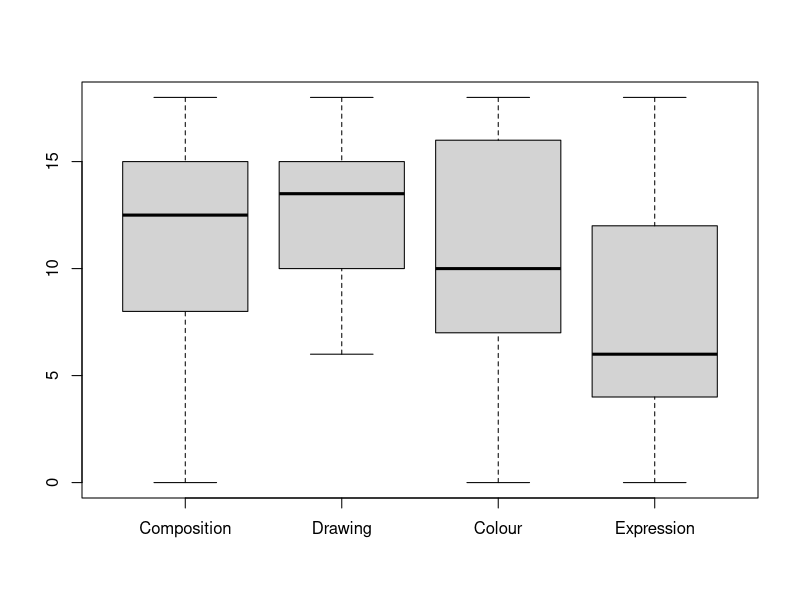
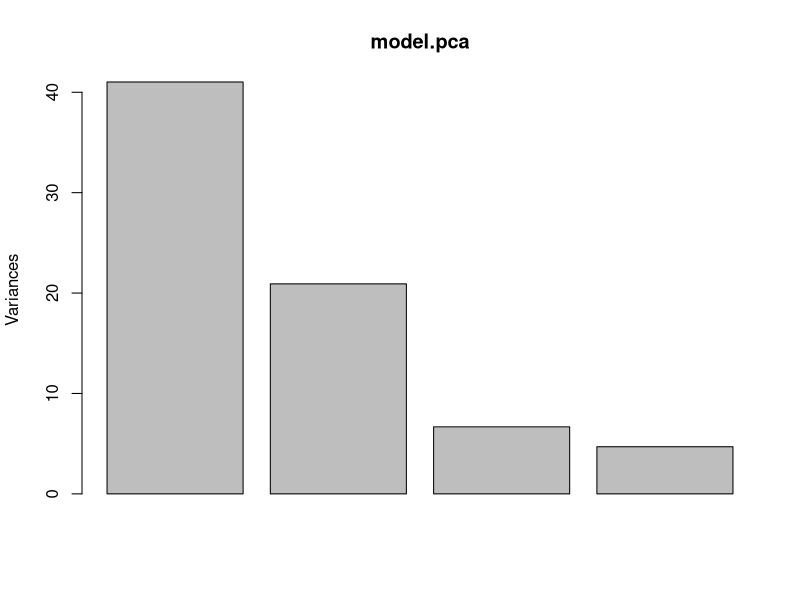
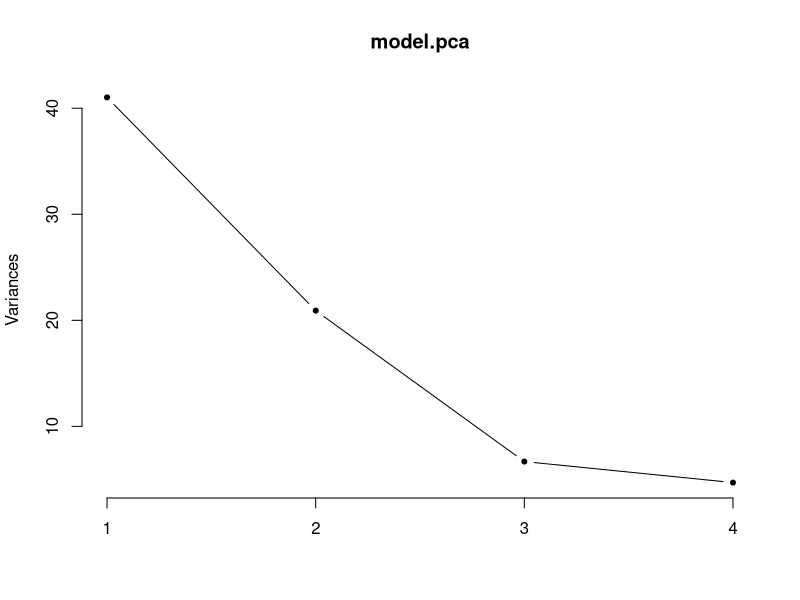
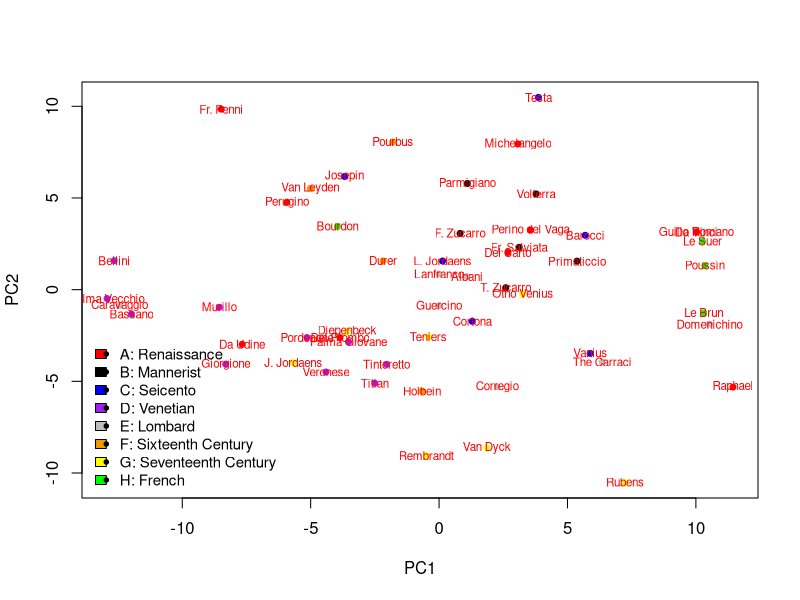
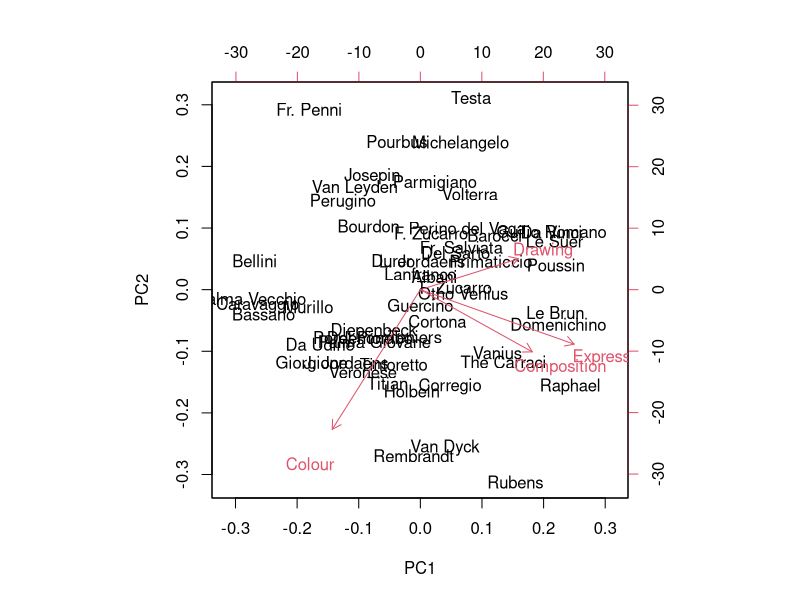
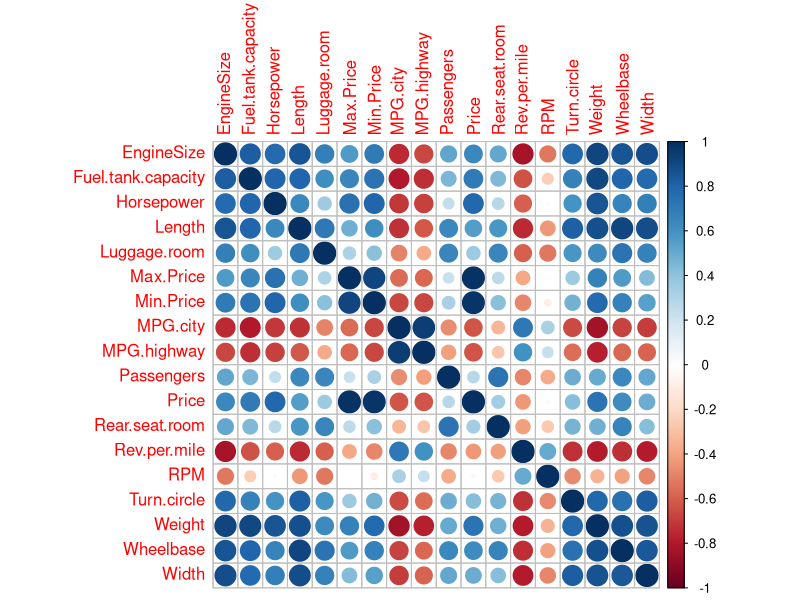
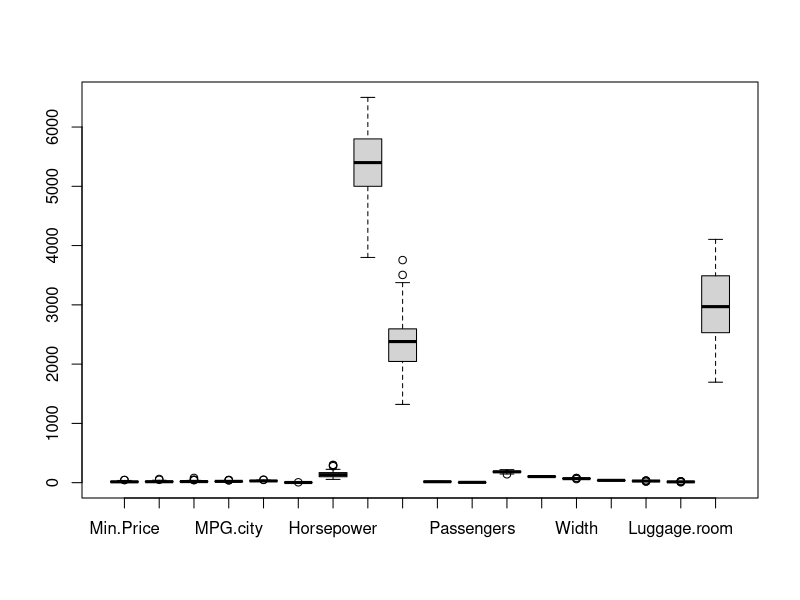
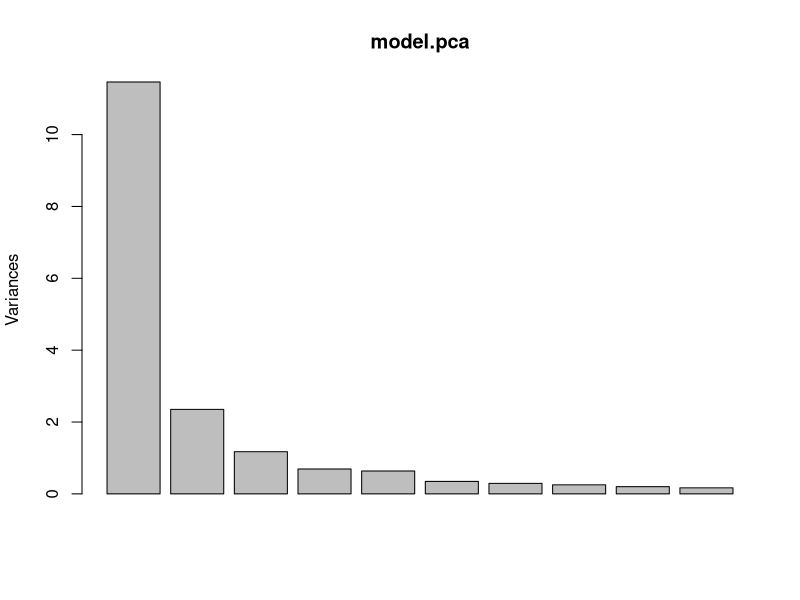

Recreate these plots in R, in order.
# Analiza danych - Ćwiczenia 2 - Monika Zagórska - nr ind 1200505 (Big Data - Przetwarzanie Danych)

########################################################################################################################
# Zadanie 2.1
# Używając zbioru painters (subiektywne oceny malarzy) z pakietu MASS wykonaj analizę
# składowych głównych. Zbadaj ładunki trzech pierwszych składowych głównych. Narysuj
# diagram rozrzutu dla dwóch pierwszych składowych głównych używając różnych
# kolorów lub symboli do rozróżnienia szkół malarstwa.
library(MASS)
View(painters)
?painters
skimr::skim(painters)
group <- (painters['School'])
str(group) 
levels(group$School)
group$School
painters1 <- painters[, -5] # bez kolumny School - etykieta
cor(painters1)
mean(cor(painters1)) # 0.3540338
boxplot(painters1); var(painters1); diag(var(painters1)) # nie skaluję, 'pudełka'też blisko siebie
model.pca <- prcomp(painters1)
summary(model.pca) # Trzy pierwsze zmienne wyjaśniają aż 93,59% całkowitej wariancji (pierwsza 55,95%, a każda kolejna dużo mniej)
model.pca$rotation # ładunki
# PC1 => jedynie ujemny ładunek dla Colour, dla pozostałych stosunkowo duży dodatni wpływ 'starych' zmiennych na utworzoną składową głóWną
# PC2 => tutaj z kolei jedynym dodatnim  ładunkiem, ale z najmniejszą 'siłą' wpływu na składową główną jest Drawing,
# przy czym najsilniejszy ujemny wpływ ma Colour
# PC3 => jedynie ujemny, lecz najsilniejszy ładunek na składową ma Composition
model.pca$x # wyniki (współ. obserwacji w nowym ukł.współ. utworz.przez składowe główne)
cor(model.pca$x) # wyniki blisko 0 , ok
plot(model.pca) # pierwsze dwa najwięcej wariancji (informacji)
screeplot(model.pca, type = 'l', pch = 20) # przy 3 już wypłaszczenie

COL = c('red', 'black', 'blue', 'purple', 'gray', 'orange2', 'yellow', 'green')
COL
plot(model.pca$x, pch = 20, cex = 1.2, col = COL[group$School]) # diagram rozrzutu dla dwóch pierwszych składowych głównych
legend('bottomleft', 
       legend = c('A: Renaissance', 'B: Mannerist', 'C: Seicento', 'D: Venetian', 'E: Lombard', 'F: Sixteenth Century', 'G: Seventeenth Century', 'H: French'), # chcę zeby wyswietlalo nazwe dlatego nie korzystam z levels (w levels tylko ABC....H) 
       pch = 20,
       cex = 0.9,
       fill = COL, 
       bty = 'n')           # z etykietą School
text(model.pca$x, 
     labels = row.names(painters1), 
     col = 'red', cex = 0.7)             # z nazwiskami malarzy

biplot(model.pca) # Composition i Expression 'dość silnie' skorelowane (mniejszy kąt, silniejsza korelacja dodatnia)


########################################################################################################################
# Zadanie 2.2
# Używając zmiennych ciągłych oraz porządkowych ze zbioru danych Cars93 z pakietu
# MASS wykonaj analizę składowych głównych. Porównaj (na osobnych wykresach):
#   • samochody amerykańskie i inne (Origin),
# • typy samochodów (Type).

library(MASS)
View(Cars93)
?Cars93
str(Cars93)
skimr::skim(Cars93)
cars93_numeric <- Cars93[, c(4:8, 12:15, 17:25)] # usuwam zmienne jakościowe
View(cars93_numeric)
cars82_numeric <- na.omit(cars93_numeric) # usuwamy brakujące przypadki (NAs), 11 obserwacji
View(cars82_numeric) # 93 -11 = 82 obserwacje
skimr::skim(cars82_numeric)

library(corrplot)
cars82_numeric.cor<-cor(cars82_numeric, method="pearson")  
print(cars82_numeric.cor, digits=2) 
corrplot(cars82_numeric.cor, order ="alphabet") # niektóre zmienne silnie skorelowane

boxplot(cars82_numeric); var(cars82_numeric); diag(var(cars82_numeric)) # będę skalować
model.pca <- prcomp(cars82_numeric, scale = TRUE)
summary(model.pca) # Pierwsze dwa wyjaśniają 76,75% całkowitej wariancji, żeby uzyskać ponad 80% to na pewno minimum pierwsze trzy PCA
model.pca$rotation # ładunki
# PC1 => ujemny ładunek dla MPG.city, MPG.highway,RPM , Rev.per.mile a dla pozostałych dodatni wpływ 'starych' zmiennych na utworzoną składową głóWną
# PC2 =>najsilniejszy dodatni ładunek dla RPM, zaś najsilniejszy ujemny dla Passengers                  
# PC3 => ujemny ładunek dla EngineSize, Horsepower, Fuel.tank.capacity, Width ,  Turn.circle, zaś najsilniejszy dodatni ładunek dla Rear.seat.room   
model.pca$x # wyniki (współ. obserwacji w nowym ukł.współ. utworz.przez składowe główne)
plot(model.pca) # pierwsze dwa najwięcej wariancji (informacji), jeszcze trzeci też
screeplot(model.pca, type = 'l', pch = 20) # przy 3-4już wypłaszczenie


COL = c('red', 'black', 'blue', 'purple', 'yellow', 'green')
COL
PCH = c(16:17)
group1 <- factor(Cars93$Origin)
group2 <- factor(Cars93$Type)
plot(model.pca$x, pch = PCH[group1], col = COL[group2])
legend('topleft', 
       legend = levels(group2), 
       pch = 20,
       cex = 0.9,
       fill = COL, 
       bty = 'n')
legend(x = -5,y= 5, legend = levels(group1), col = "black",pch = PCH)


biplot(model.pca)


